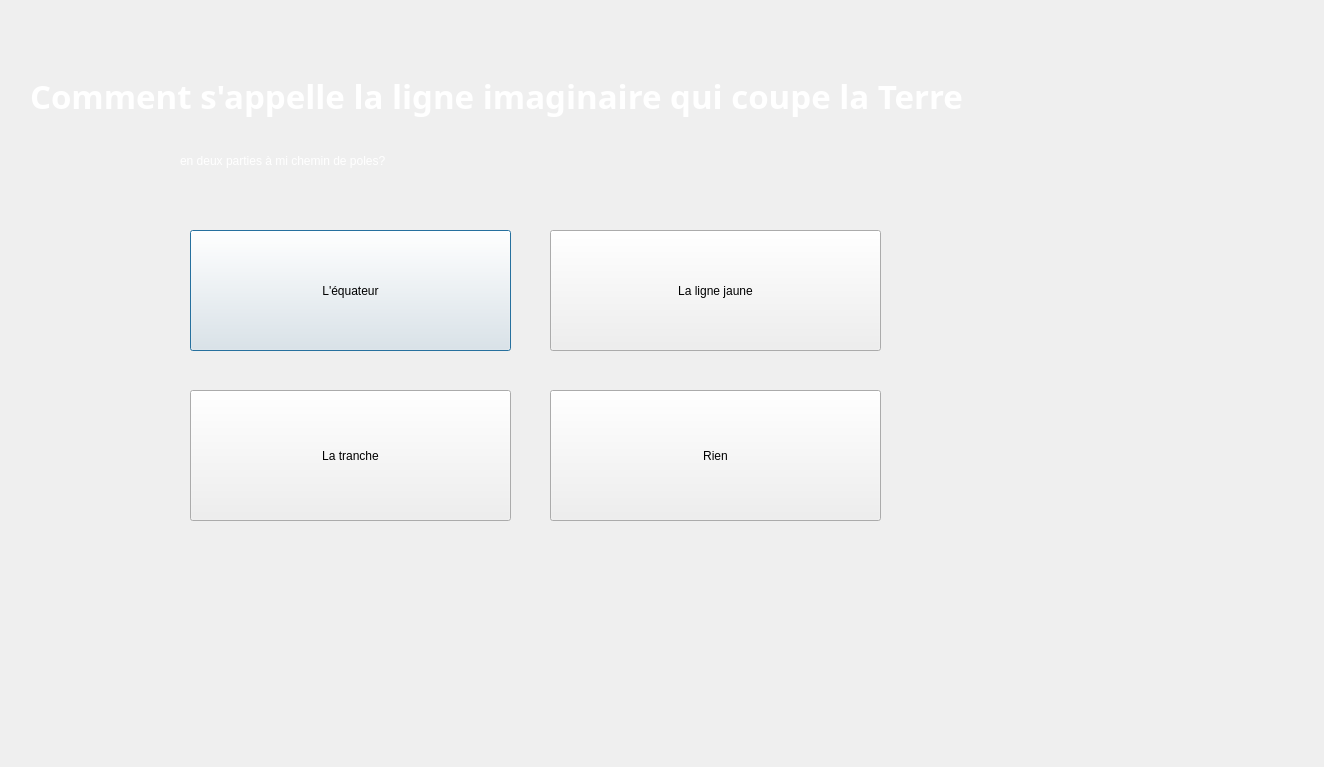
<?xml version="1.0" encoding="UTF-8"?>
<ui version="4.0">
 <class>Dialog2</class>
 <widget class="QDialog" name="Dialog2">
  <property name="geometry">
   <rect>
    <x>0</x>
    <y>0</y>
    <width>1324</width>
    <height>767</height>
   </rect>
  </property>
  <property name="windowTitle">
   <string>Dialog</string>
  </property>
  <widget class="QLabel" name="label">
   <property name="geometry">
    <rect>
     <x>30</x>
     <y>60</y>
     <width>1121</width>
     <height>71</height>
    </rect>
   </property>
   <property name="font">
    <font>
     <family>Segoe Script</family>
     <pointsize>25</pointsize>
     <italic>false</italic>
     <bold>true</bold>
    </font>
   </property>
   <property name="styleSheet">
    <string notr="true">font: 700 25pt &quot;Segoe Script&quot;;
color: rgb(255, 255, 255);</string>
   </property>
   <property name="text">
    <string>Comment s'appelle la ligne imaginaire qui coupe la Terre </string>
   </property>
  </widget>
  <widget class="QPushButton" name="pushButton">
   <property name="geometry">
    <rect>
     <x>190</x>
     <y>230</y>
     <width>321</width>
     <height>121</height>
    </rect>
   </property>
   <property name="text">
    <string>L'équateur</string>
   </property>
  </widget>
  <widget class="QPushButton" name="pushButton_2">
   <property name="geometry">
    <rect>
     <x>550</x>
     <y>230</y>
     <width>331</width>
     <height>121</height>
    </rect>
   </property>
   <property name="text">
    <string>La ligne jaune</string>
   </property>
  </widget>
  <widget class="QPushButton" name="pushButton_3">
   <property name="geometry">
    <rect>
     <x>190</x>
     <y>390</y>
     <width>321</width>
     <height>131</height>
    </rect>
   </property>
   <property name="text">
    <string>La tranche</string>
   </property>
  </widget>
  <widget class="QPushButton" name="pushButton_4">
   <property name="geometry">
    <rect>
     <x>550</x>
     <y>390</y>
     <width>331</width>
     <height>131</height>
    </rect>
   </property>
   <property name="text">
    <string>Rien</string>
   </property>
  </widget>
  <widget class="QLabel" name="label_2">
   <property name="geometry">
    <rect>
     <x>180</x>
     <y>120</y>
     <width>971</width>
     <height>81</height>
    </rect>
   </property>
   <property name="styleSheet">
    <string notr="true">font: 700 25pt &quot;Segoe Script&quot;;
color: rgb(255, 255, 255);</string>
   </property>
   <property name="text">
    <string>en deux parties à mi chemin de poles?</string>
   </property>
  </widget>
 </widget>
 <resources/>
 <connections/>
</ui>
